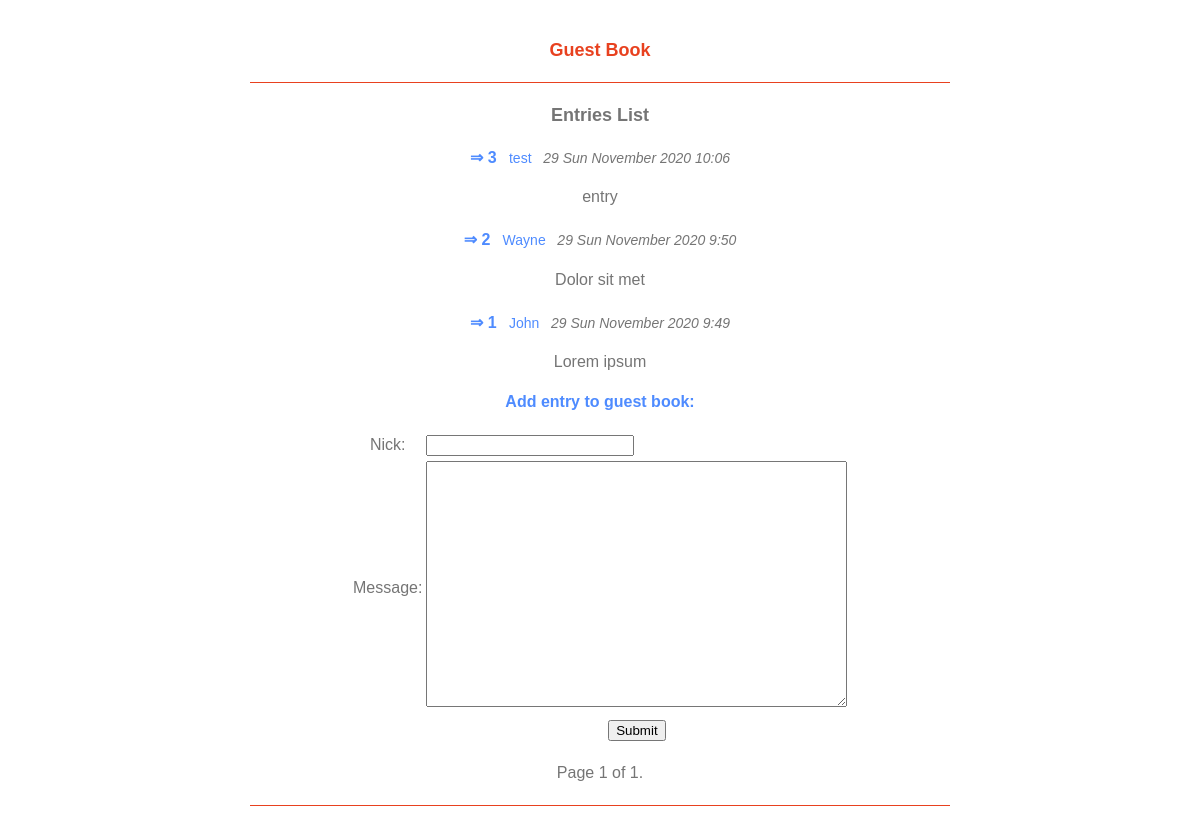
The page / on the database its author committed.
### guestbook/models.py (models this page shows, shortened)
class Guestbook(models.Model):
    nick = models.CharField(max_length=255, verbose_name='Nick')
    content = models.TextField(verbose_name='Content')
    created = models.DateTimeField(auto_now_add=True)
    class Meta:
        ordering = ['-created']
        verbose_name = 'Entry'
        verbose_name_plural = 'Entries'

### guestbook/views.py (the view)
# urls.py: url(r'^$', views.index, name='index'),
def index(request):
    guestbook_index = Guestbook.objects.order_by('-created')
    paginator = Paginator((list(guestbook_index)), 10)
    page = request.GET.get('page')
    try:
        guestbook_index = paginator.page(page)
    except PageNotAnInteger:
        guestbook_index = paginator.page(1)
    except EmptyPage:
        guestbook_index = paginator.page(paginator.num_pages)
    template = loader.get_template('guestbook/index.html')
    context = RequestContext(request, {
        'guestbook_index': guestbook_index,
    })
    return HttpResponse(template.render(context.flatten()))

### guestbook/templatetags/guestbook_extras.py (called while the page is built)
@register.inclusion_tag('guestbook/guestbook_form.html')
def addentryform():
    return

### guestbook/templates/guestbook/index.html (shortened to what this page needs)
{% extends 'base.html' %}
{% block content %}
    <h1>Entries List</h1>
    {% for guestbook in guestbook_index %}
    <div class="post">
        <h2>
			<p>
            <a href="/{{ guestbook.id }}/">
                &rArr; {{guestbook.id}}
            </a>
            &nbsp; {{guestbook.nick}} &nbsp; <span>{{guestbook.created|date:"d D F Y f"}}</span>
            </p>
        </h2>
        <p>{{guestbook.content|truncatewords:20}}</p>
    </div>
    {% endfor %}
    <div class="post">
	   <p class="addentrytoguestbook">Add entry to guest book:</p>
       <p>
       {% load guestbook_extras %}
       {% addentryform %}
       </p>
    </div>
<div class="pagination">
    <span class="step-links">
        <span class="current">
            Page {{ guestbook_index.number }} of {{ guestbook_index.paginator.num_pages }}.
        </span>
    </span>
</div>
{% endblock %}

### guestbook/templates/base.html (shortened to what this page needs)
<!DOCTYPE html>
<html>
    <head>
        {% load static %}
		<link rel="stylesheet" type="text/css" href="{% static 'css/style.css' %}" />
    </head>
    <body>
	<div id="wrapper">
	<div id="main">
        <div id="content">
			<h1><a href="/">Guest Book</a></h1>
			<div class="hrblue"></div>
            {% block content %}
            {% endblock %}
			<div class="hrblue"></div>
        </div>
    </div>
    </div>
    </body>
</html>

### guestbook/templates/guestbook/guestbook_form.html (shortened to what this page needs)
<table>
<form action="{% url 'addentry' %}" method="post">
<tr>
<td><label for="nick">Nick: </label></td>
<td><input id="nick" type="text" name="nick" maxlength="255"></td>
</tr>
<tr>
<td><label for="content">Message: </label></td>
<td><textarea id="content" rows="12" cols="50" name="content"></textarea></td>
</tr>
<tr>
<td></td>
<td><input type="submit" value="Submit" /></td>
</tr>
</form>
</table>

### static/css/style.css (style rules this page uses)
body { font-family: Helvetica, Arial, sans-serif; font-size: 16px; color: #757575; }
a:link { color: #4e8bff; text-decoration: none; font-family: Helvetica, Arial, sans-serif; font-weight: bold; font-size: 16px; }
h1 { font-size: 18px; text-align: center; margin: 20px 0; }
h1 a:link, h1 a:visited { font-size: 18px; color: #e8411f; }
.addentrytoguestbook { color: #4e8bff; font-weight: bold; }
h2 { font-size: 16px; text-align: center; line-height: 1.6em; margin: 20px 0 10px 0; }
h2 p { font-size: 14px; text-align: center; line-height: 1.6em; margin: 20px 0 10px 0; color: #4e8bff; font-weight: normal; }
h2 p span { color: #757575; font-weight: normal; font-style: italic; }
#wrapper { width: 1004px; margin-left: auto; margin-right: auto; }
#main { margin: 0 auto; width: 700px; padding: 10px 0 40px 0; }
#content { text-align: center; line-height: 1.5em; }
.post { text-align: center; margin: 0 auto 10px auto; max-width: 500px; }
.hrblue { border-color: #e8411f; background-color: #e8411f; width: 100%; height: 1px; margin: 0; padding: 0; }
input#nick { width: 200px; float: left; }
.pagination { margin: 10px 0 20px 0; }

### rows shown on the page
Guestbook: id "3", nick "test", created "29 Sun November 2020 10:06", content "entry"
Guestbook: id "2", nick "Wayne", created "29 Sun November 2020 9:50", content "Dolor sit met"
Guestbook: id "1", nick "John", created "29 Sun November 2020 9:49", content "Lorem ipsum"

### other values the page prints
{{ guestbook_index.number }} "1"
{{ guestbook_index.paginator.num_pages }} "1"
